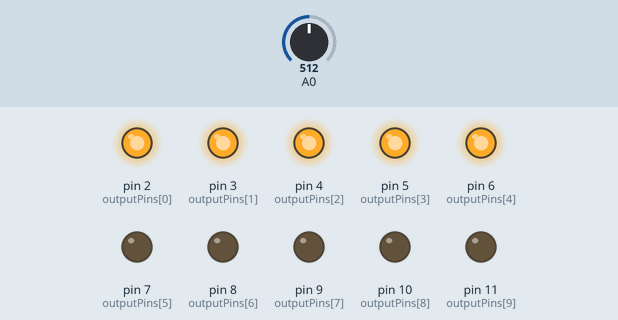
Bench run of a sketch on a simulated Arduino Uno, built with avr-gcc and run on an emulated ATmega328P. On the bench: output pins drawn as LEDs (lit = HIGH). The test bench sets the inputs (shaded band); at power-on: A0 = 512.

Above: at 1.2 s.
1.3 s: A0 set to 455
At 2.5 s:
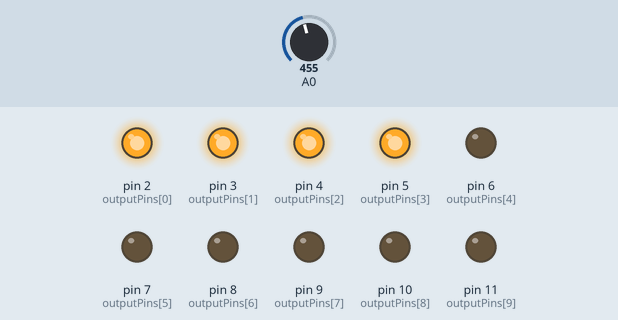
2.8 s: A0 set to 306
At 3.7 s:
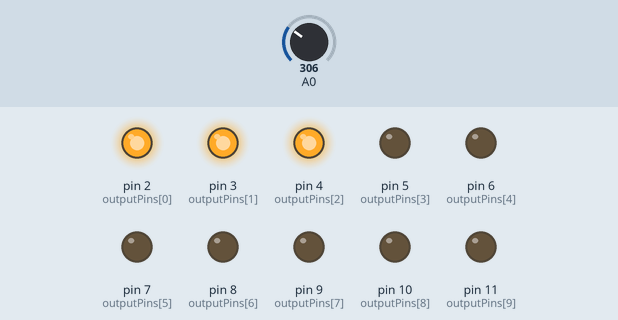
4.3 s: A0 set to 269
At 4.9 s:
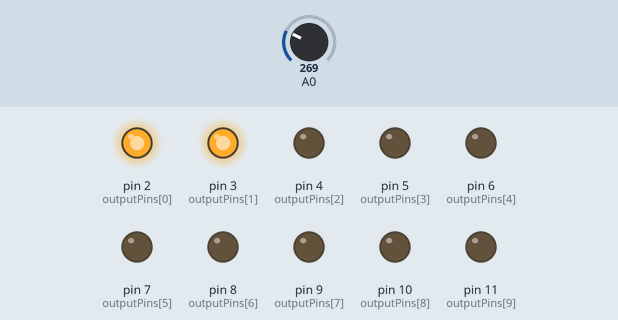
5.8 s: A0 set to 122
At 7.0 s:
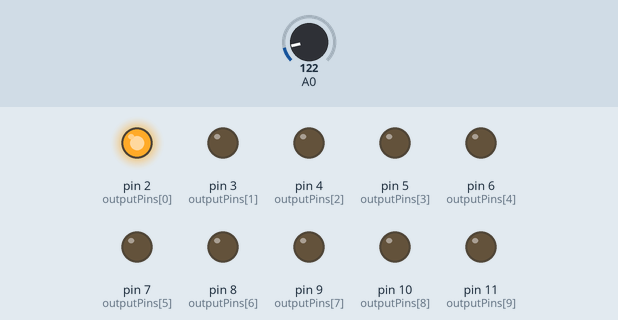
7.3 s: A0 set to 101
8.8 s: A0 set to 83
At 9.5 s:
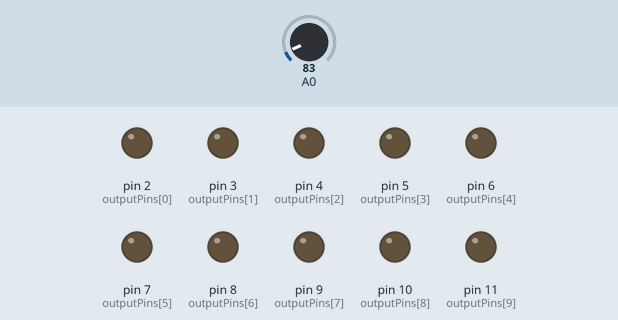
Timing chart, 0 to 11.3 s (numbered marks = the images above; inputs shaded):
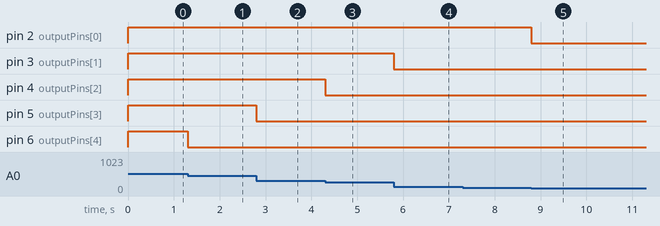

Measured:
- the behaviour switches between 93 and 92 on A0 (found by bisection; images 4 and 5)
- after the input at 1.3 s, pin 6 (outputPins[4]): HIGH → LOW at once
- after the input at 2.8 s, pin 5 (outputPins[3]): HIGH → LOW at once
- after the input at 4.3 s, pin 4 (outputPins[2]): HIGH → LOW at once
- after the input at 5.8 s, pin 3 (outputPins[1]): HIGH → LOW at once
- after the input at 7.3 s, every drawn part: stays the same
- after the input at 8.8 s, pin 2 (outputPins[0]): HIGH → LOW at once

The sketch:

th_vdk1.ino
```cpp
//put output pins in an array and count number of pins
const int outputPins[]={ 2,3,4,5,6,7,8,9,10,11 }, numPins=(sizeof(outputPins) / sizeof(outputPins[0]));

//set delay to 1 second, values for on and off, number of desired LEDs to light at a time to 3
int ON=1, OFF=0, analogValue;

//function for turning on LED
void turnOnLED(int currentPin)
{
  for(int i=0;i<numPins;i++)
  {
    if(i<=currentPin)
    {
      digitalWrite(outputPins[i],ON);
    }
    else if(i>currentPin)
    {
      digitalWrite(outputPins[i],OFF);
    }

  }
}

void turnOffAllLEDS()
{
  for(int i=0;i<numPins;i++)
  {
    digitalWrite(outputPins[i],OFF);
  }
}

void setup()
{

  //set declared pins in outPins array as Output
  for(int i = 0; i < numPins ;i++)
  {
	pinMode(outputPins[i],OUTPUT);
  }

  pinMode(A0,INPUT);
}

void loop()
{
  analogValue=analogRead(A0);

  if(analogValue>=0 && analogValue<93)
  {
    turnOffAllLEDS();
  }
  else if(analogValue>=93 && analogValue<186)
  {
    turnOnLED(0);
  }
  else if(analogValue>=186 && analogValue<279)
  {
    turnOnLED(1);
  }
  else if(analogValue>=279 && analogValue<372)
  {
    turnOnLED(2);
  }
  else if(analogValue>=372 && analogValue<465)
  {
    turnOnLED(3);
  }
  else if(analogValue>=465 && analogValue<558)
  {
    turnOnLED(4);
  }
  else if(analogValue>=558 && analogValue<651)
  {
    turnOnLED(5);
  }
  else if(analogValue>=651 && analogValue<744)
  {
    turnOnLED(6);
  }
  else if(analogValue>=744 && analogValue<837)
  {
    turnOnLED(7);
  }
  else if(analogValue>=837 && analogValue<930)
  {
    turnOnLED(8);
  }
  else if(analogValue>=930 && analogValue<1024)
  {
    turnOnLED(9);
  }
}
```
